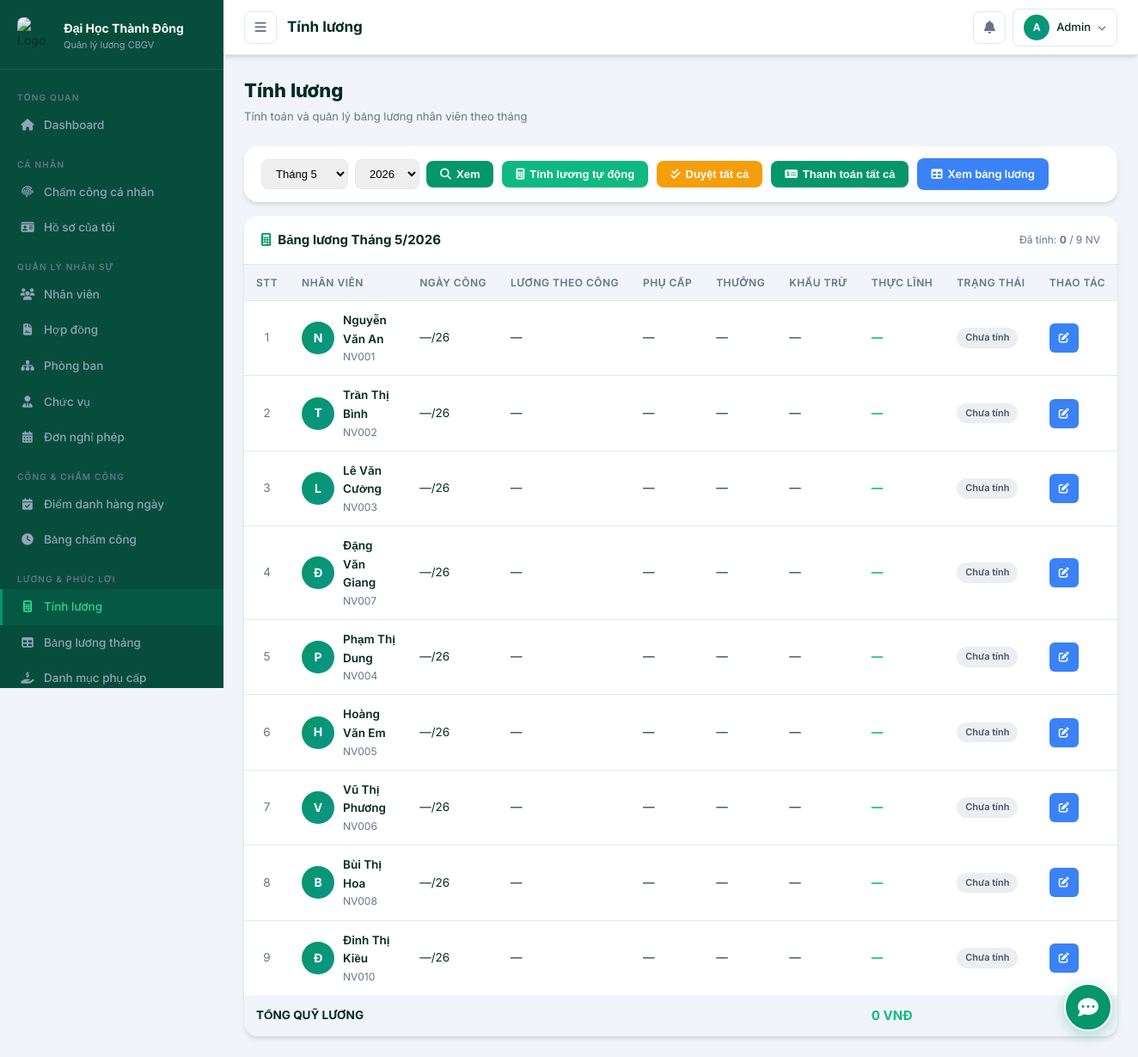
The page /admin/pages/payroll.php (signed in) on the database its author committed.
### tables this page shows
CREATE TABLE IF NOT EXISTS nhan_vien (
    id INT AUTO_INCREMENT PRIMARY KEY,
    ma_nv VARCHAR(20) NOT NULL UNIQUE,
    ho_ten VARCHAR(100) NOT NULL,
    ngay_sinh DATE,
    gioi_tinh ENUM('Nam','Nữ','Khác') DEFAULT 'Nam',
    cccd VARCHAR(20),
    so_dien_thoai VARCHAR(15),
    email VARCHAR(100),
    dia_chi TEXT,
    id_phong_ban INT,
    id_chuc_vu INT,
    luong_co_ban DECIMAL(15,2) DEFAULT 0,
    ngay_vao_lam DATE,
    trang_thai ENUM('Đang làm','Nghỉ việc','Tạm nghỉ') DEFAULT 'Đang làm',
    hinh_anh VARCHAR(255) DEFAULT NULL,
    ngay_tao TIMESTAMP DEFAULT CURRENT_TIMESTAMP,
    FOREIGN KEY (id_phong_ban) REFERENCES phong_ban(id) ON DELETE SET NULL,
    FOREIGN KEY (id_chuc_vu) REFERENCES chuc_vu(id) ON DELETE SET NULL
);

### includes/functions.php (called while the page is built, shortened)
<?php
function clean($data) {
    return htmlspecialchars($data ?? '', ENT_QUOTES, 'UTF-8');
}
function formatMoney($amount) {
    return number_format((float)($amount ?? 0), 0, ',', '.') . ' VNĐ';
}

### admin/pages/payroll.php (the view, shortened to what this page needs)
<?php
require_once __DIR__ . '/../../includes/functions.php';
$db = getDB();
$thang = (int)($_GET['thang'] ?? date('n'));
$nam = (int)($_GET['nam'] ?? date('Y'));
$stmt = $db->prepare("
    SELECT nv.id as nv_id, nv.ma_nv, nv.ho_ten, nv.luong_co_ban,
           pb.ten_pb, cv.ten_cv,
           cc.so_ngay_lam, cc.so_gio_tang_ca,
           bl.*
    FROM nhan_vien nv
    LEFT JOIN phong_ban pb ON nv.id_phong_ban=pb.id
    LEFT JOIN chuc_vu cv ON nv.id_chuc_vu=cv.id
    LEFT JOIN cham_cong cc ON nv.id=cc.id_nhan_vien AND cc.thang=? AND cc.nam=?
    LEFT JOIN bang_luong bl ON nv.id=bl.id_nhan_vien AND bl.thang=? AND bl.nam=?
    WHERE nv.trang_thai='Đang làm'
    ORDER BY cv.id ASC, nv.ma_nv ASC
");
$stmt->execute([$thang,$nam,$thang,$nam]);
$list = $stmt->fetchAll();
$months = range(1,12); $years = range(date('Y')-2, date('Y')+1);
?>
<!DOCTYPE html>
<html lang="vi">
<head><meta charset="UTF-8"><meta name="viewport" content="width=device-width, initial-scale=1.0">
<link rel="stylesheet" href="../../assets/css/style.css">
<link rel="stylesheet" href="https://cdnjs.cloudflare.com/ajax/libs/font-awesome/6.5.0/css/all.min.css">
</head>
<body>
<div class="layout">
  <?php include '../includes/sidebar.php'; ?>
  <div class="main-content">
    <?php include '../includes/header.php'; ?>
    <div class="page-content">
      <div class="page-header">
        <div><h1>Tính lương</h1><p>Tính toán và quản lý bảng lương nhân viên theo tháng</p></div>
      </div>
      <div class="card" style="margin-bottom:16px;">
        <div class="card-body" style="padding:14px 20px;">
          <div style="display:flex;gap:10px;align-items:center;flex-wrap:wrap;">
            <form method="GET" style="display:flex;gap:8px;align-items:center;">
              <select name="thang" class="filter-input">
                <?php foreach ($months as $m): ?><option value="<?= $m ?>" <?= $m==$thang?'selected':'' ?>>Tháng <?= $m ?></option><?php endforeach; ?>
              </select>
              <select name="nam" class="filter-input">
                <?php foreach ($years as $y): ?><option value="<?= $y ?>" <?= $y==$nam?'selected':'' ?>><?= $y ?></option><?php endforeach; ?>
              </select>
              <button type="submit" class="btn btn-primary"><i class="fas fa-search"></i> Xem</button>
            </form>
            <form method="POST" style="display:inline;">
              <button type="submit" class="btn btn-success" onclick="return confirm('Tính lương tự động cho tất cả nhân viên tháng <?= $thang ?>/<?= $nam ?>?')">
                <i class="fas fa-calculator"></i> Tính lương tự động
              </button>
            </form>
            <form method="POST" style="display:inline;">
              <button type="submit" class="btn btn-warning" onclick="return confirm('Duyệt toàn bộ bảng lương đã tính trong tháng <?= $thang ?>/<?= $nam ?>?')">
                <i class="fas fa-check-double"></i> Duyệt tất cả
              </button>
            </form>
            <form method="POST" style="display:inline;">
              <button type="submit" class="btn btn-primary" onclick="return confirm('Xác nhận đã thanh toán lương cho toàn bộ cán bộ tháng <?= $thang ?>/<?= $nam ?>?')">
                <i class="fas fa-money-check-alt"></i> Thanh toán tất cả
              </button>
            </form>
            <a href="salary-sheet.php?thang=<?= $thang ?>&nam=<?= $nam ?>" class="btn btn-info"><i class="fas fa-table"></i> Xem bảng lương</a>
          </div>
        </div>
      </div>
      <div class="card">
        <div class="card-header">
          <span class="card-title"><i class="fas fa-calculator"></i> Bảng lương Tháng <?= $thang ?>/<?= $nam ?></span>
          <span style="font-size:12px;color:var(--gray);">
            Đã tính: <b><?= count(array_filter($list, fn($r) => $r['id'])) ?></b> / <?= count($list) ?> NV
          </span>
        </div>
        <div class="table-responsive">
          <table class="table">
            <thead>
              <tr>
                <th width="50">STT</th>
                <th>Nhân viên</th>
                <th>Ngày công</th>
                <th>Lương theo công</th>
                <th>Phụ cấp</th>
                <th>Thưởng</th>
                <th>Khấu trừ</th>
                <th>Thực lĩnh</th>
                <th>Trạng thái</th>
                <th>Thao tác</th>
              </tr>
            </thead>
            <tbody>
              <?php $stt = 1; foreach ($list as $row): ?>
              <tr>
                <td style="text-align:center;color:var(--gray);"><?= $stt++ ?></td>
                <td>
                  <div class="nv-info">
                    <div class="avatar"><?= mb_substr($row['ho_ten'],0,1) ?></div>
                    <div><h4><?= clean($row['ho_ten']) ?></h4><p><?= clean($row['ma_nv']) ?></p></div>
                  </div>
                </td>
                <td><?= $row['so_ngay_lam'] ?? '—' ?>/<?= NGAY_CHUAN ?></td>
                <td><?= $row['id'] ? formatMoney($row['luong_theo_cong']) : '—' ?></td>
                <td><?= $row['id'] ? formatMoney($row['phu_cap_an_trua'] + $row['phu_cap_xang_xe'] + $row['phu_cap_khac']) : '—' ?></td>
                <td><?= $row['id'] ? formatMoney($row['thuong_kpi'] + $row['thuong_khac']) : '—' ?></td>
                <td><?= $row['id'] ? formatMoney($row['tong_khau_tru']) : '—' ?></td>
                <td><b style="color:var(--success);"><?= $row['id'] ? formatMoney($row['thuc_linh']) : '—' ?></b></td>
                <td><?= $row['id'] ? badgeTrangThaiLuong($row['trang_thai']) : '<span class="badge badge-secondary">Chưa tính</span>' ?></td>
                <td>
                  <div style="display:flex;gap:4px;">
                    <button class="btn btn-sm btn-info btn-icon" data-tooltip="Tính/sửa lương" onclick='openLuong(<?= json_encode($row,JSON_UNESCAPED_UNICODE) ?>)'><i class="fas fa-edit"></i></button>
                  </div>
                </td>
              </tr>
              <?php endforeach; ?>
            </tbody>
            <?php
            $totalThucLinh = array_sum(array_column($list, 'thuc_linh'));
            ?>
            <tfoot>
              <tr style="background:var(--bg);font-weight:700;">
                <td colspan="7">TỔNG QUỸ LƯƠNG</td>
                <td colspan="3" style="color:var(--success);font-size:15px;"><?= formatMoney($totalThucLinh) ?></td>
              </tr>
            </tfoot>
          </table>
        </div>
      </div>
    </div>
  </div>
</div>
</body></html>

### assets/css/style.css (style rules this page uses)
:root { --primary: #059669; --primary-dark: #047857; --primary-light: #34d399; --secondary: #0d9488; --success: #10b981; --warning: #f59e0b; --danger: #ef4444; --info: #3b82f6; --dark: #022c22; --dark2: #064e3b; --dark3: #065f46; --gray: #64748b; --gray-light: #94a3b8; --border: #e2e8f0; --bg: #f1f5f9; --white: #ffffff; --sidebar-w: 260px; --header-h: 64px; --radius: 16px; --radius-sm: 10px; --shadow: 0 4px 6px -1px rgba(0, 0, 0, 0.1), 0 2px 4px -1px rgba(0, 0, 0, 0.06); --shadow-md: 0 10px 15px -3px rgba(0, 0, 0, 0.1), 0 4px 6px -2px rgba(0, 0, 0, 0.05); --shadow-lg: 0 20px 25px -5px rgba(0, 0, 0, 0.1), 0 10px 10px -5px rgba(0, 0, 0, 0.04); --transition: all .3s cubic-bezier(0.4, 0, 0.2, 1); }
*, *::before, *::after { box-sizing: border-box; margin: 0; padding: 0; }
html { scroll-behavior: smooth; }
body { font-family: 'Inter', sans-serif; background: var(--bg); color: var(--dark); font-size: 14px; line-height: 1.6; min-height: 100vh; }
a { text-decoration: none; color: inherit; }
.layout { display: flex; min-height: 100vh; }
.main-content { margin-left: var(--sidebar-w); flex: 1; display: flex; flex-direction: column; min-height: 100vh; transition: var(--transition); }
.page-content { padding: 24px; flex: 1; }
.page-header { display: flex; align-items: center; justify-content: space-between; margin-bottom: 24px; }
.page-header h1 { font-size: 22px; font-weight: 800; color: var(--dark); }
.page-header p { font-size: 13px; color: var(--gray); margin-top: 2px; }
.card { background: var(--white); border-radius: var(--radius); box-shadow: var(--shadow); overflow: hidden; }
.card-header { padding: 16px 20px; border-bottom: 1px solid var(--border); display: flex; align-items: center; justify-content: space-between; }
.card-title { font-size: 15px; font-weight: 700; color: var(--dark); display: flex; align-items: center; gap: 8px; }
.card-title i { color: var(--primary); }
.card-body { padding: 20px; }
.table-responsive { overflow-x: auto; }
.table { width: 100%; border-collapse: collapse; font-size: 13.5px; }
.table th { background: var(--bg); padding: 11px 14px; font-weight: 600; text-align: left; color: var(--gray); font-size: 12px; text-transform: uppercase; letter-spacing: .5px; border-bottom: 1px solid var(--border); white-space: nowrap; }
.table td { padding: 12px 14px; border-bottom: 1px solid var(--border); color: var(--dark); vertical-align: middle; }
.table tr:last-child td { border-bottom: none; }
.badge { display: inline-flex; align-items: center; gap: 4px; padding: 3px 10px; border-radius: 20px; font-size: 11px; font-weight: 600; }
.badge-secondary { background: rgba(100,116,139,.12); color: #475569; }
.btn { display: inline-flex; align-items: center; gap: 6px; padding: 8px 16px; border-radius: 8px; font-size: 13px; font-weight: 600; cursor: pointer; border: none; transition: var(--transition); outline: none; white-space: nowrap; }
.btn-primary { background: var(--primary); color: #fff; }
.btn-success { background: var(--success); color: #fff; }
.btn-warning { background: var(--warning); color: #fff; }
.btn-info { background: var(--info); color: #fff; }
.btn-sm { padding: 5px 10px; font-size: 12px; border-radius: 6px; }
.btn-icon { padding: 7px; width: 34px; height: 34px; justify-content: center; }
.filter-input { padding: 8px 12px; border: 1.5px solid var(--border); border-radius: 8px; font-size: 13px; outline: none; transition: var(--transition); }
.avatar { width: 38px; height: 38px; border-radius: 50%; background: linear-gradient(135deg, var(--primary), var(--secondary)); display: flex; align-items: center; justify-content: center; color: #fff; font-weight: 700; font-size: 14px; flex-shrink: 0; }
.nv-info { display: flex; align-items: center; gap: 10px; }
.nv-info h4 { font-size: 13.5px; font-weight: 600; }
.nv-info p { font-size: 12px; color: var(--gray); }
[data-tooltip] { position: relative; }
[data-tooltip]::after { content: attr(data-tooltip); position: absolute; bottom: calc(100% + 6px); left: 50%; transform: translateX(-50%); background: var(--dark); color: #fff; font-size: 11px; padding: 4px 8px; border-radius: 5px; white-space: nowrap; pointer-events: none; opacity: 0; transition: var(--transition); z-index: 999; }

### rows shown on the page
nhan_vien: ho_ten "N", ho_ten "Nguyễn Văn An", ma_nv "NV001", so_ngay_lam "—"
nhan_vien: ho_ten "T", ho_ten "Trần Thị Bình", ma_nv "NV002", so_ngay_lam "—"
nhan_vien: ho_ten "L", ho_ten "Lê Văn Cường", ma_nv "NV003", so_ngay_lam "—"
nhan_vien: ho_ten "Đ", ho_ten "Đặng Văn Giang", ma_nv "NV007", so_ngay_lam "—"
nhan_vien: ho_ten "P", ho_ten "Phạm Thị Dung", ma_nv "NV004", so_ngay_lam "—"
nhan_vien: ho_ten "H", ho_ten "Hoàng Văn Em", ma_nv "NV005", so_ngay_lam "—"
nhan_vien: ho_ten "V", ho_ten "Vũ Thị Phương", ma_nv "NV006", so_ngay_lam "—"
nhan_vien: ho_ten "B", ho_ten "Bùi Thị Hoa", ma_nv "NV008", so_ngay_lam "—"
nhan_vien: ho_ten "Đ", ho_ten "Đinh Thị Kiều", ma_nv "NV010", so_ngay_lam "—"

### other values the page prints
$pageTitle "Tính lương"
mb_substr($_SESSION['ho_ten'] ?? 'A', 0, 1) "A"
$_SESSION['ho_ten'] "Admin"
$thang "5"
$nam "2026"
count(array_filter($list, fn($r) => $r['id'])) "0"
count($list) "9"
formatMoney($totalThucLinh) "0 VNĐ"
form field nam "2026"
